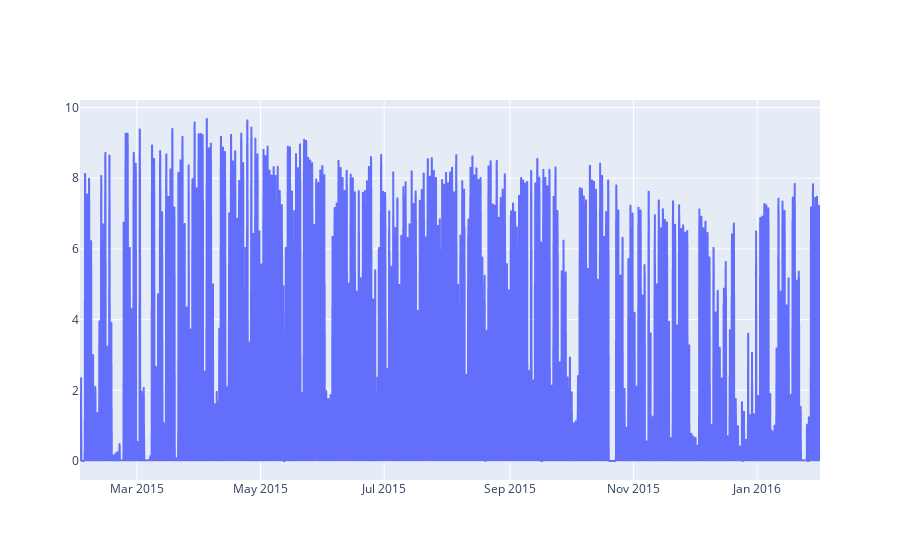

The notebook cell saved with this chart:
### Code cell
fig = go.Figure(go.Scattergl(
    x = gen_df.index,
    y = gen_df["Generated Energy"]
))

fig.show()

### Figure 1 — Plotly figure (JSON) as saved in the notebook; plotly's stock layout.template omitted (floating-point values rounded to 4 significant figures; data arrays with more than 128 entries replaced by an {"elided": "..."} marker saying what was removed)
{"data": [{"x": {"elided": "8760 str values"}, "y": {"elided": "8760 float values"}, "type": "scattergl"}], "layout": {}}
